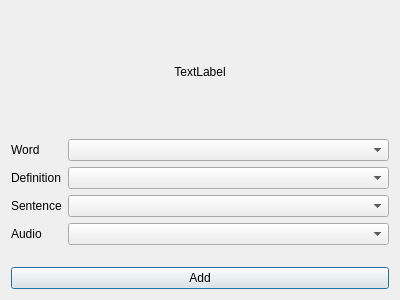
<?xml version="1.0" encoding="UTF-8"?>
<ui version="4.0">
 <class>Dialog</class>
 <widget class="QDialog" name="Dialog">
  <property name="geometry">
   <rect>
    <x>0</x>
    <y>0</y>
    <width>400</width>
    <height>300</height>
   </rect>
  </property>
  <layout class="QVBoxLayout" name="verticalLayout">
   <item>
    <widget class="QLabel" name="icon">
     <property name="text">
      <string>TextLabel</string>
     </property>
     <property name="alignment">
      <set>Qt::AlignCenter</set>
     </property>
    </widget>
   </item>
   <item>
    <layout class="QFormLayout" name="formLayout">
     <item row="0" column="0">
      <widget class="QLabel" name="label">
       <property name="text">
        <string>Word</string>
       </property>
      </widget>
     </item>
     <item row="0" column="1">
      <widget class="QComboBox" name="wordFieldComboBox"/>
     </item>
     <item row="1" column="0">
      <widget class="QLabel" name="label_2">
       <property name="text">
        <string>Definition</string>
       </property>
      </widget>
     </item>
     <item row="1" column="1">
      <widget class="QComboBox" name="definitionFieldComboBox"/>
     </item>
     <item row="2" column="0">
      <widget class="QLabel" name="label_3">
       <property name="text">
        <string>Sentence</string>
       </property>
      </widget>
     </item>
     <item row="2" column="1">
      <widget class="QComboBox" name="sentenceFieldComboBox"/>
     </item>
     <item row="3" column="0">
      <widget class="QLabel" name="label_4">
       <property name="text">
        <string>Audio</string>
       </property>
      </widget>
     </item>
     <item row="3" column="1">
      <widget class="QComboBox" name="audioFieldComboBox"/>
     </item>
    </layout>
   </item>
   <item>
    <widget class="QPushButton" name="addButton">
     <property name="text">
      <string>Add</string>
     </property>
     <property name="default">
      <bool>true</bool>
     </property>
    </widget>
   </item>
  </layout>
 </widget>
 <resources/>
 <connections/>
</ui>
